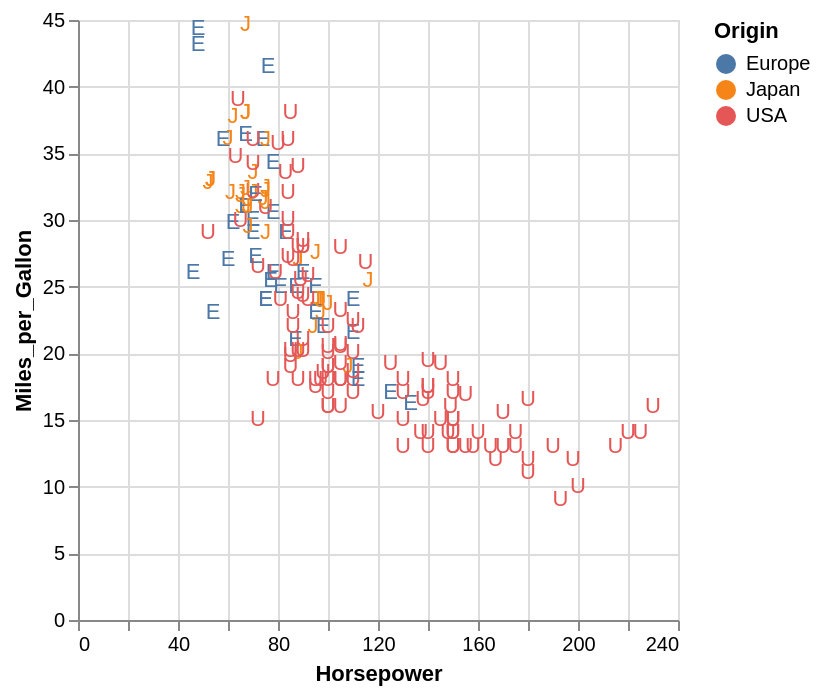

Specify this chart in Vega-Lite:
### Vega-Lite specification from a JSON file in a GitHub repository (floating-point values rounded to 4 significant figures; data arrays with more than 128 entries replaced by an {"elided": "..."} marker saying what was removed)
{"$schema": "https://vega.github.io/schema/vega-lite/v6.json", "data": {"values": {"elided": "200 records"}}, "transform": [{"calculate": "datum.Origin[0]", "as": "OriginInitial"}], "mark": "text", "encoding": {"x": {"field": "Horsepower", "type": "quantitative"}, "y": {"field": "Miles_per_Gallon", "type": "quantitative"}, "color": {"field": "Origin", "type": "nominal"}, "text": {"field": "OriginInitial", "type": "nominal"}}}
